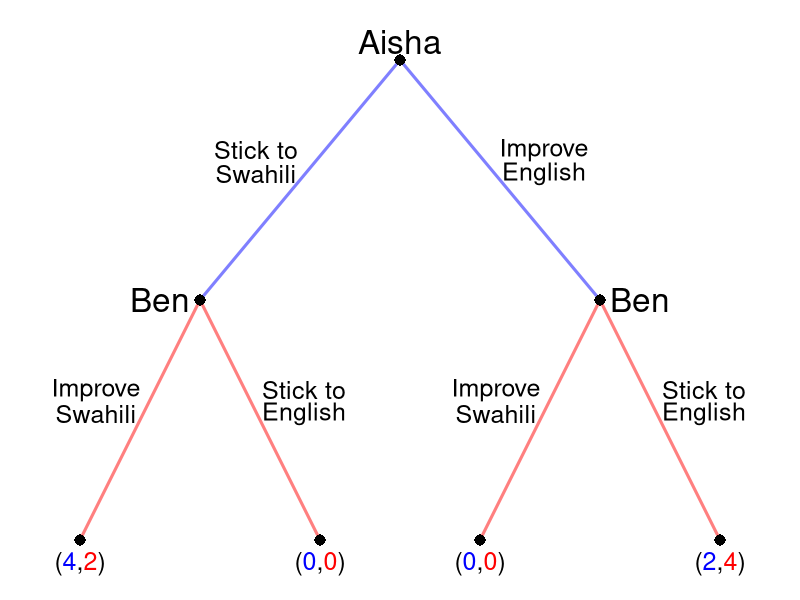

Write R code to recreate this figure.
require(shape)
pdf(file = "people/sequential_disagreement.pdf", width = 9, height = 7)

#Set parameters for graphics
axislabelsize <- 1.5
labelsize <- 2
actionlabelsize <- 1.5
graphlinewidth <- 3
segmentlinewidth <- 2
nodesize <- 1.5

COL <- c("#7fc97f", "#beaed4", "#fdc086", "#ffff99", "#386cb0", "#f0027f", "#bf5b17", "#666666")
COLA <- c("#99d8c9","#66c2a4","#41ae76", "#238b45", "#005824")
COLB <- c("#4eb3d3", "#2b8cbe", "#0868ac","#084081")

par(mar =  c(0, 0, 0, 0))

xlims <- c(0, 10)
ylims <- c(0, 10)

npts <- 501 
x <- seq(xlims[1], xlims[2], length.out = npts)
y <- seq(ylims[1], ylims[2], length.out = npts) 

plot(0, 0, xlim = xlims, ylim = ylims, type = "n",
     xlab = expression(paste("")),
     ylab = expression(paste("")), 
     xaxt = "n", 
     yaxt = "n", 
     cex.lab = axislabelsize, 
     bty = "n",
     xaxs="i", 
     yaxs="i")

ticksy <- seq(from = 0, to = ylims[2], by = 2)
ylabels <- seq(from = 0, to = ylims[2], by = 2)
ticksx <- seq(from = 0, to = xlims[2], by = 2)
xlabels <- seq(from = 0, to = xlims[2], by = 2)

#Branches for Aisha
#Swahili
segments(5, 9, 2.5, 5, lty = 1, col = rgb(0, 0, 1, 0.5), lwd = graphlinewidth)
#English
segments(5, 9, 7.5, 5, lty = 1, col = rgb(0, 0, 1, 0.5), lwd = graphlinewidth)

#Branches for Ben
#From Aisha speaking Swahili
#Ben speaking Swahili
segments(2.5, 5, 1, 1, lty = 1, col = rgb(1, 0, 0, 0.5), lwd = graphlinewidth)
#Ben speaking English
segments(2.5, 5, 4, 1, lty = 1, col = rgb(1, 0, 0, 0.5), lwd = graphlinewidth)

#From Aisha Speakign English
#Ben speaking Swahili
segments(7.5, 5, 6, 1, lty = 1, col = rgb(1, 0, 0, 0.5), lwd = graphlinewidth)

#Ben Speaks English
segments(7.5, 5, 9, 1, lty = 1, col = rgb(1, 0, 0, 0.5), lwd = graphlinewidth)

#Initial node
points(5, 9, pch = 16, col = "black", cex = nodesize)

#P1 Nodes
points(2.5, 5, pch = 16, col = "black", cex = nodesize)
points(7.5, 5, pch = 16, col = "black", cex = nodesize)

#P2 Terminal Nodes
points(1, 1, pch = 16, col = "black", cex = nodesize)
points(4, 1, pch = 16, col = "black", cex = nodesize)
points(6, 1, pch = 16, col = "black", cex = nodesize)
points(9, 1, pch = 16, col = "black", cex = nodesize)

text(5, 9.3, expression(paste("Aisha")), cex = labelsize)

text(3.2, 7.5, expression(paste("Stick to")), cex = actionlabelsize)
text(3.2, 7.1, expression(paste("Swahili")), cex = actionlabelsize)
text(6.8, 7.5, expression(paste("Improve")), cex = actionlabelsize)
text(6.8, 7.1, expression(paste("English")), cex = actionlabelsize)


text(2, 5, expression(paste("Ben")), cex = labelsize)
text(1.2, 3.5, expression(paste("Improve")), cex = actionlabelsize)
text(1.2, 3.1, expression(paste("Swahili")), cex = actionlabelsize)
text(3.8, 3.5, expression(paste("Stick to")), cex = actionlabelsize)
text(3.8, 3.1, expression(paste("English")), cex = actionlabelsize)


text(8, 5, expression(paste("Ben")), cex = labelsize)
text(6.2, 3.5, expression(paste("Improve")), cex = actionlabelsize)
text(6.2, 3.1, expression(paste("Swahili")), cex = actionlabelsize)
text(8.8, 3.5, expression(paste("Stick to")), cex = actionlabelsize)
text(8.8, 3.1, expression(paste("English")), cex = actionlabelsize)

#Payoffs 

text(1, .6, expression("(" * phantom("4") * "," * phantom("2") * ")"), cex = actionlabelsize)
text(1, .6, expression(phantom("(") * "4" * phantom(",") * phantom("2") * phantom(")")), col = rgb(0, 0, 1, 1),  cex = actionlabelsize)
text(1, .6, expression(phantom("(") * phantom("4") * phantom(",") * "2" * phantom(")")), col = rgb(1, 0, 0, 1), cex = actionlabelsize)

text(4, .6, expression("(" * phantom("0") * "," * phantom("0") * ")"), cex = actionlabelsize)
text(4, .6, expression(phantom("(") * "0" * phantom(",") * phantom("0") * phantom(")")), col = rgb(0, 0, 1, 1),  cex = actionlabelsize)
text(4, .6, expression(phantom("(") * phantom("0") * phantom(",") * "0" * phantom(")")), col = rgb(1, 0, 0, 1), cex = actionlabelsize)

text(6, .6, expression("(" * phantom("0") * "," * phantom("0") * ")"), cex = actionlabelsize)
text(6, .6, expression(phantom("(") * "0" * phantom(",") * phantom("0") * phantom(")")), col = rgb(0, 0, 1, 1),  cex = actionlabelsize)
text(6, .6, expression(phantom("(") * phantom("0") * phantom(",") * "0" * phantom(")")), col = rgb(1, 0, 0, 1), cex = actionlabelsize)

text(9, .6, expression("(" * phantom("2") * "," * phantom("4") * ")"), cex = actionlabelsize)
text(9, .6, expression(phantom("(") * "2" * phantom(",") * phantom("4") * phantom(")")), col = rgb(0, 0, 1, 1),  cex = actionlabelsize)
text(9, .6, expression(phantom("(") * phantom("2") * phantom(",") * "4" * phantom(")")), col = rgb(1, 0, 0, 1), cex = actionlabelsize)

dev.off()
